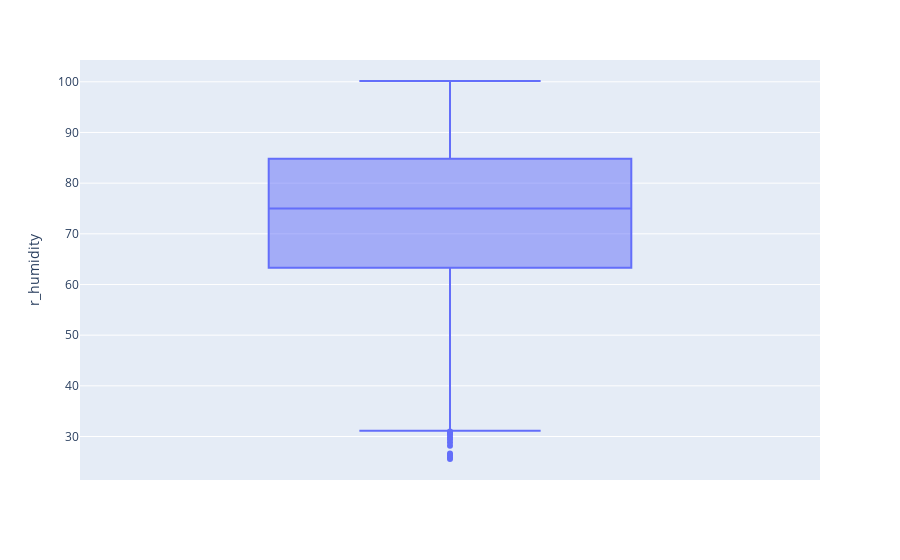

Source (notebook cell):
### Code cell
fig1= px.box(energy_data,y='r_humidity')
fig1.show()

### Figure 1 — Plotly figure (JSON) as saved in the notebook; plotly's stock layout.template omitted (floating-point values rounded to 4 significant figures; data arrays with more than 128 entries replaced by an {"elided": "..."} marker saying what was removed)
{"data": [{"alignmentgroup": "True", "hovertemplate": "r_humidity=%{y}<extra></extra>", "legendgroup": "", "marker": {"color": "#636efa"}, "name": "", "notched": false, "offsetgroup": "", "orientation": "v", "showlegend": false, "type": "box", "x0": " ", "xaxis": "x", "y": {"elided": "9568 float values"}, "y0": " ", "yaxis": "y"}], "layout": {"boxmode": "group", "legend": {"tracegroupgap": 0}, "margin": {"t": 60}, "xaxis": {"anchor": "y", "domain": [0, 1]}, "yaxis": {"anchor": "x", "domain": [0, 1], "title": {"text": "r_humidity"}}}}
